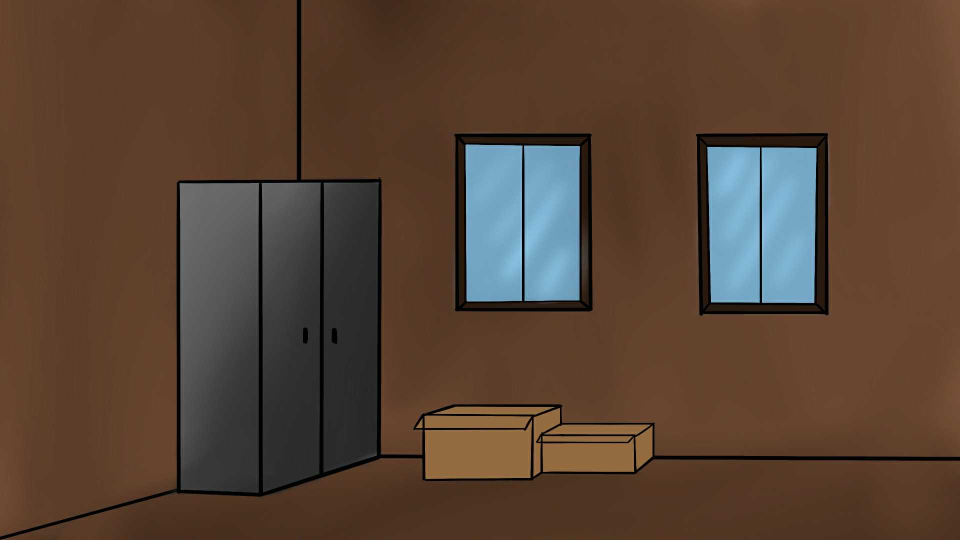
#> input picture Assets/Chapter2_bg.jpg, 1920 x 1080 px, given in place of tut_start_01.png, which was not available (shown at 1/2 size)
$ python gen_start_slides.py ../.. ../../stargBG.jpg
#> lines starting #> are read from the running program, lines starting #| are printed output that depends on the picture; after the words box and inside, x2 and y2 are one past the last pixel; in counts of white or black regions, pixels touching at a corner belong together; pictures that were not available may be replaced by others from this repository, and a replacement may not be noted
### Assets/MiniGame/TutorialAssembly/src/mouse_art.py
# เมาส์มีสาย มองจากด้านบนเฉียง (ตัวเทาอ่อน · ขอบล่างขวาสีครีม · ล้อเลื่อนเข้ม) — ใช้ร่วม gen_desk.py / gen_frame.py
# [Claude 10 ต.ค. 2569]
import math
from PIL import Image, ImageChops, ImageDraw

INK = (28, 20, 14, 255)
LINE = (96, 96, 104, 255)
SHELL = (200, 202, 208, 255)
SHELL_HI = (222, 224, 230, 255)
SKIRT = (240, 236, 224, 255)
WHEEL = (58, 58, 64, 255)


def make_mouse(length_px: int, angle_deg: float = -32.0, outline_px: float = 4.0):
    """คืน (ภาพ RGBA, จุดหัวเมาส์สำหรับต่อสาย (x,y) ในภาพ) · หัวเมาส์ชี้ไปทางซ้ายบน"""
    K = 4
    L = length_px * K
    Wd = int(L * 0.66)
    pad = int(L * 0.08)
    img = Image.new("RGBA", (L + pad * 2, Wd + pad * 2), (0, 0, 0, 0))
    d = ImageDraw.Draw(img)
    ow = max(1, int(outline_px * K))
    body = [pad, pad, pad + L, pad + Wd]
    # ฐาน/ขอบล่าง (สีครีม)
    d.ellipse(body, fill=SKIRT)
    # กระดองบน (เลื่อนขึ้นซ้าย เหลือขอบครีมด้านล่างขวา)
    top = Image.new("L", img.size, 0)
    ImageDraw.Draw(top).ellipse([pad - L * 0.02, pad - Wd * 0.04, pad + L * 0.94, pad + Wd * 0.8], fill=255)
    mask = Image.new("L", img.size, 0)
    ImageDraw.Draw(mask).ellipse(body, fill=255)
    top = ImageChops.multiply(top, mask)
    img.paste(Image.new("RGBA", img.size, SHELL), (0, 0), top)
    d = ImageDraw.Draw(img)
    lines = Image.new("RGBA", img.size, (0, 0, 0, 0))
    d = ImageDraw.Draw(lines)
    # ไฮไลต์บนกระดอง
    d.arc([pad + L * 0.12, pad + Wd * 0.08, pad + L * 0.8, pad + Wd * 0.62], 200, 265, fill=SHELL_HI, width=ow * 2)
    # เส้นขอบกระดอง (เส้นแบ่งกับขอบครีม)
    d.arc([pad - L * 0.02, pad - Wd * 0.04, pad + L * 0.94, pad + Wd * 0.8], 345, 165, fill=LINE, width=max(1, ow * 3 // 4))
    # ปุ่มซ้าย/ขวา: เส้นกลาง + เส้นโค้งท้ายปุ่ม
    cy = pad + Wd * 0.38
    d.line([pad + L * 0.02, cy, pad + L * 0.42, cy], fill=LINE, width=max(1, ow * 3 // 4))
    d.arc([pad - L * 0.2, pad - Wd * 0.22, pad + L * 0.5, pad + Wd * 0.98], 300, 52, fill=LINE, width=max(1, ow * 3 // 4))
    # ล้อเลื่อน
    wx, wy, ww, wh = pad + L * 0.17, cy, L * 0.13, Wd * 0.16
    d.ellipse([wx - ww / 2, wy - wh / 2, wx + ww / 2, wy + wh / 2], fill=WHEEL)
    d.ellipse([wx - ww * 0.28, wy - wh * 0.28, wx + ww * 0.3, wy + wh * 0.24], fill=(150, 150, 156, 255))
    inner = Image.new("L", img.size, 0)
    ImageDraw.Draw(inner).ellipse([pad + ow, pad + ow, pad + L - ow, pad + Wd - ow], fill=255)
    lines.putalpha(ImageChops.multiply(lines.getchannel("A"), inner))
    img.alpha_composite(lines)
    d = ImageDraw.Draw(img)
    # เส้นขอบนอก
    d.ellipse(body, outline=INK, width=ow)
    # หมุน: หัวเมาส์ (ซ้าย) ชี้ขึ้นซ้าย
    tip = (pad + ow, pad + Wd / 2)
    cxy = (img.width / 2, img.height / 2)
    img = img.rotate(angle_deg, expand=True, resample=Image.BICUBIC)
    a = math.radians(angle_deg)
    dx, dy = tip[0] - cxy[0], tip[1] - cxy[1]
    # rotate() หมุนทวนเข็มบนภาพ (แกน y ชี้ลง)
    rx = dx * math.cos(a) + dy * math.sin(a)
    ry = -dx * math.sin(a) + dy * math.cos(a)
    tip2 = (img.width / 2 + rx, img.height / 2 + ry)
    img = img.resize((img.width // K, img.height // K), Image.LANCZOS)
    return img, (tip2[0] / K, tip2[1] / K)


# [9 lines left out: function bezier, not called in this run]

### Assets/Tutorial/src/gen_start_slides.py
# สไลด์สอนเล่นตอนเริ่มเกม (BASIC_START) ชุดใหม่ — ใช้ภาพฉากจริงในเกม (บ้าน · หน้าบ้าน · ร้าน) · [Claude 10 ต.ค. 2569]
# ผลลัพธ์: tut_new_01…04.png (ไฟล์ใหม่ ไม่ทับ tut_start_0x เดิม)
# ใช้: python3 gen_start_slides.py <โฟลเดอร์ภาพแคป cap_home/cap_village/cap_shop.png> <โฟลเดอร์ Assets/Tutorial/BasicStart>
# กรอบ (กระดาษ + แถบหัว) ยกมาจากสไลด์เดิม · ข้อความอยู่ใน Captions ของ Resources/tutorial1.tres (ไม่ฝังในรูป)
import math, os, sys
from PIL import Image, ImageDraw, ImageFilter
sys.path.insert(0, os.path.join(os.path.dirname(os.path.abspath(__file__)), "../../MiniGame/TutorialAssembly/src"))
from mouse_art import make_mouse  # noqa: E402

CAP, OUT = sys.argv[1], sys.argv[2]
INK = (44, 24, 16, 255)
CREAM = (245, 230, 200, 255)
ORANGE = (240, 150, 60, 255)
YELLOW = (255, 214, 80, 255)
W, H = 1152, 648


def frame():
    base = Image.open(os.path.join(OUT, "tut_start_01.png")).convert("RGBA")  # ใช้กรอบจากสไลด์เดิม (ไม่เขียนทับไฟล์เดิม · เป็น LFS)
    d = ImageDraw.Draw(base)
    d.rectangle([40, 128, 1112, 608], fill=CREAM)
    return base


def shot(name, box, crop=None):
    im = Image.open(os.path.join(CAP, name)).convert("RGBA")
    if crop:
        im = im.crop(crop)
    im = im.resize((box[2] - box[0], box[3] - box[1]), Image.LANCZOS)
    return im


def paste_shot(base, im, at):
    x, y = at
    sh = Image.new("RGBA", base.size, (0, 0, 0, 0))
    ImageDraw.Draw(sh).rounded_rectangle([x + 6, y + 8, x + im.width + 6, y + im.height + 8], 14, fill=(0, 0, 0, 90))
    base.alpha_composite(sh.filter(ImageFilter.GaussianBlur(6)))
    mask = Image.new("L", im.size, 0)
    ImageDraw.Draw(mask).rounded_rectangle([0, 0, im.width - 1, im.height - 1], 12, fill=255)
    base.paste(im, (x, y), mask)
    ImageDraw.Draw(base).rounded_rectangle([x, y, x + im.width, y + im.height], 12, outline=INK, width=5)


def ring(d, c, r, col=YELLOW, w=6):
    for k, a in [(0, 255), (14, 150), (28, 70)]:
        d.ellipse([c[0] - r - k, c[1] - r - k, c[0] + r + k, c[1] + r + k], outline=col[:3] + (a,), width=w)


def cursor(base, tip, scale=1.6):
    pts = [(0, 0), (0, 34), (9, 26), (15, 40), (21, 37), (15, 24), (27, 24)]
    pts = [(tip[0] + x * scale, tip[1] + y * scale) for x, y in pts]
    d = ImageDraw.Draw(base)
    d.polygon([(x + 3, y + 4) for x, y in pts], fill=(0, 0, 0, 80))
    d.polygon(pts, fill=(255, 255, 255, 255), outline=INK)
    d.line(pts + [pts[0]], fill=INK, width=4, joint="curve")


def arrow(d, a, b, col=ORANGE):
    d.line([a, b], fill=INK, width=18)
    d.line([a, b], fill=col, width=10)
    ang = math.atan2(b[1] - a[1], b[0] - a[0])
    p = [b, (b[0] - 34 * math.cos(ang - 0.5), b[1] - 34 * math.sin(ang - 0.5)), (b[0] - 34 * math.cos(ang + 0.5), b[1] - 34 * math.sin(ang + 0.5))]
    d.polygon(p, fill=col, outline=INK)
    d.line(p + [p[0]], fill=INK, width=4)


def dashed_box(d, box, col=ORANGE, w=6, dash=16):
    x0, y0, x1, y1 = box
    for (ax, ay, bx, by) in [(x0, y0, x1, y0), (x1, y0, x1, y1), (x1, y1, x0, y1), (x0, y1, x0, y0)]:
        n = int(max(abs(bx - ax), abs(by - ay)) // dash)
        for i in range(0, n, 2):
            t0, t1 = i / n, min((i + 1) / n, 1)
            d.line([(ax + (bx - ax) * t0, ay + (by - ay) * t0), (ax + (bx - ax) * t1, ay + (by - ay) * t1)], fill=col, width=w)


def badge(d, c, n):
    d.ellipse([c[0] - 24, c[1] - 24, c[0] + 24, c[1] + 24], fill=ORANGE, outline=INK, width=4)
    from PIL import ImageFont
    f = ImageFont.truetype(FONT, 30)
    tw = d.textlength(str(n), font=f)
    d.text((c[0] - tw / 2, c[1] - 20), str(n), font=f, fill=(255, 255, 255, 255))


FONT = os.path.join(os.path.dirname(os.path.abspath(__file__)), "../../Fonts/Sarabun-Regular.ttf")

# ---- 1 คลิกโต้ตอบ (ในบ้าน · ยาย)
b = frame()
m, _ = make_mouse(150, -20.0, 5)
#> in make_mouse, `img = Image.new("RGBA", (L + pad * 2, Wd + pad * 2), (0, 0, 0, 0))`: img: PIL image 696x492 RGBA; every value is 0
#> in make_mouse, `top = Image.new("L", img.size, 0)`: top: PIL image 696x492 L; every value is 0
#> in make_mouse, `ImageDraw.Draw(top).ellipse([pad - L * 0.02, pad - Wd * 0.04, pad + L ..`:
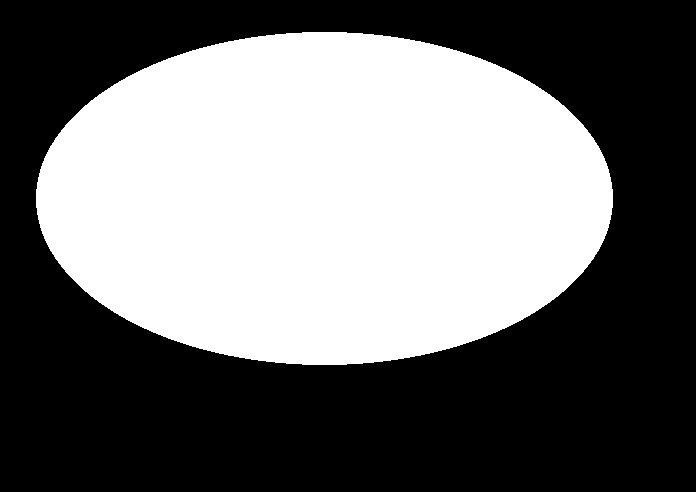
#> top: PIL image 696x492 L; 44% white; 1 white region, box (x1, y1, x2, y2) and area: (36, 32, 613, 365) 150841
#> in make_mouse, `ImageDraw.Draw(mask).ellipse(body, fill=255)`: mask: PIL image 696x492 L; 54.7% white; 1 black region, box (x1, y1, x2, y2) and area: (0, 0, 696, 492) 155147
#> in make_mouse, `top = ImageChops.multiply(top, mask)`: top: PIL image 696x492 L; 40.6% white; 1 white region, box (x1, y1, x2, y2) and area: (48, 48, 613, 365) 138905
#> in make_mouse, `ImageDraw.Draw(inner).ellipse([pad + ow, pad + ow, pad + L - ow, pad +..`: inner: PIL image 696x492 L; 45.9% white; 1 white region, box (x1, y1, x2, y2) and area: (68, 68, 629, 425) 157249
#> in make_mouse, `img = img.resize((img.width // K, img.height // K), Image.LANCZOS)`:
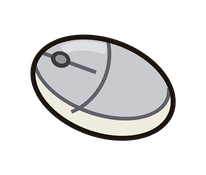
#> img: PIL image 206x175 RGBA; mean R, G, B, A 54.7, 54.4, 54.7, 82.6; transparent parts drawn white
b.alpha_composite(m, (70, 270))
d = ImageDraw.Draw(b)
for ang in (-60, -20, 20):
    a = math.radians(ang)
    d.line([(150 + 70 * math.cos(a) - 30, 260 + 70 * math.sin(a)), (150 + 100 * math.cos(a) - 30, 260 + 100 * math.sin(a))], fill=ORANGE, width=8)
s = shot("cap_home.png", (0, 0, 780, 439))
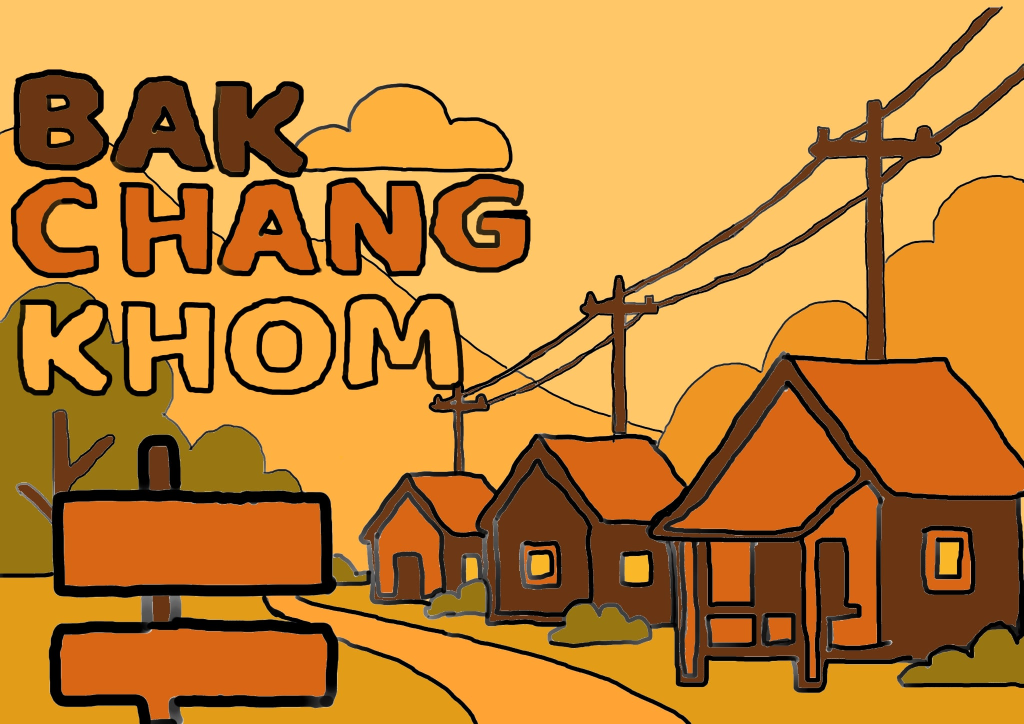
#> input picture Assets/stargBG.jpg, 2048 x 1448 px, given in place of cap_home.png, which was not available (shown at 1/2 size)
paste_shot(b, s, (300, 150))
#> in paste_shot, `sh = Image.new("RGBA", base.size, (0, 0, 0, 0))`: sh: PIL image 1920x1080 RGBA; every value is 0
#> in paste_shot, `mask = Image.new("L", im.size, 0)`: mask: PIL image 780x439 L; every value is 0
#> in paste_shot, `ImageDraw.Draw(mask).rounded_rectangle([0, 0, im.width - 1, im.height ..`: mask: PIL image 780x439 L; 100% white; 4 black regions, box (x1, y1, x2, y2) and area: (0, 0, 9, 9) 34, (771, 0, 780, 9) 34, (0, 430, 9, 439) 34, (771, 430, 780, 439) 34
d = ImageDraw.Draw(b)
gx, gy = 300 + int(545 * 780 / 1152), 150 + int(450 * 439 / 648)
ring(d, (gx, gy), 70)
cursor(b, (gx + 10, gy + 10))
b.convert("RGB").save(os.path.join(OUT, "tut_new_01.png"))

# ---- 2 เครื่องหมาย !
b = frame()
d = ImageDraw.Draw(b)
d.ellipse([70, 270, 270, 470], fill=(150, 85, 30, 255), outline=INK, width=12)   # เครื่องหมาย ! แบบในเกม
d.ellipse([92, 292, 248, 448], outline=(110, 60, 20, 255), width=4)
d.rounded_rectangle([156, 305, 184, 405], 12, fill=(255, 240, 210, 255), outline=INK, width=3)
d.ellipse([154, 414, 186, 446], fill=(255, 240, 210, 255), outline=INK, width=3)
s = shot("cap_village.png", (0, 0, 760, 428))
paste_shot(b, s, (340, 160))
#> call 2 of paste_shot, with at = (340, 160)
#> in paste_shot (call 2), `mask = Image.new("L", im.size, 0)`: mask: PIL image 760x428 L; every value is 0
#> in paste_shot (call 2), `ImageDraw.Draw(mask).rounded_rectangle([0, 0, im.width - 1, im.height ..`: mask: PIL image 760x428 L; 100% white; 4 black regions, box (x1, y1, x2, y2) and area: (0, 0, 9, 9) 34, (751, 0, 760, 9) 34, (0, 419, 9, 428) 34, (751, 419, 760, 428) 34
#> in paste_shot (call 2), `base.paste(im, (x, y), mask)`:
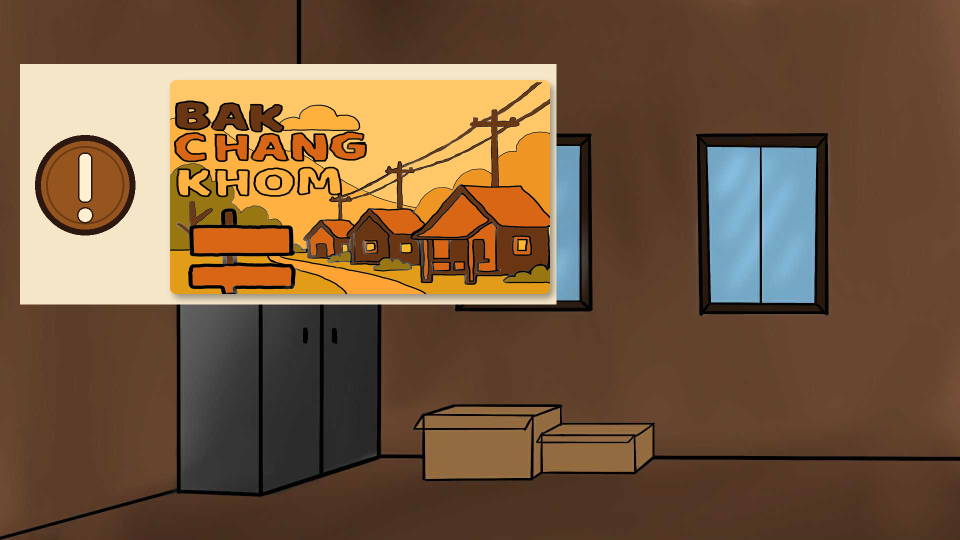
#> base: PIL image 1920x1080 RGBA (shown at 1/2 size); mean R, G, B, A 117.6, 88.6, 61.2, 255
d = ImageDraw.Draw(b)
arrow(d, (282, 375), (380, 375))
#> in arrow, `ang = math.atan2(b[1] - a[1], b[0] - a[0])`: ang = 0
#> in arrow, `p = [b, (b[0] - 34 * math.cos(ang - 0.5), b[1] - 34 * math.sin(ang - 0..`: p = [(380, 375), (350.2, 391.3), (350.2, 358.7)]
ex, ey = 340 + int(884 * 760 / 1152), 160 + int(360 * 428 / 648)
ring(d, (ex, ey), 34)
cursor(b, (ex + 8, ey + 14))
b.convert("RGB").save(os.path.join(OUT, "tut_new_02.png"))

# ---- 3 แถบบน: วัน/เวลา/เงิน (ซ้าย) · เควสต์ (ขวา)
b = frame()
s = shot("cap_home.png", (0, 0, 800, 450))
#> call 3 of shot, with name = 'cap_home.png', box = (0, 0, 800, 450)
#> in shot (call 3), `im = im.resize((box[2] - box[0], box[3] - box[1]), Image.LANCZOS)`:
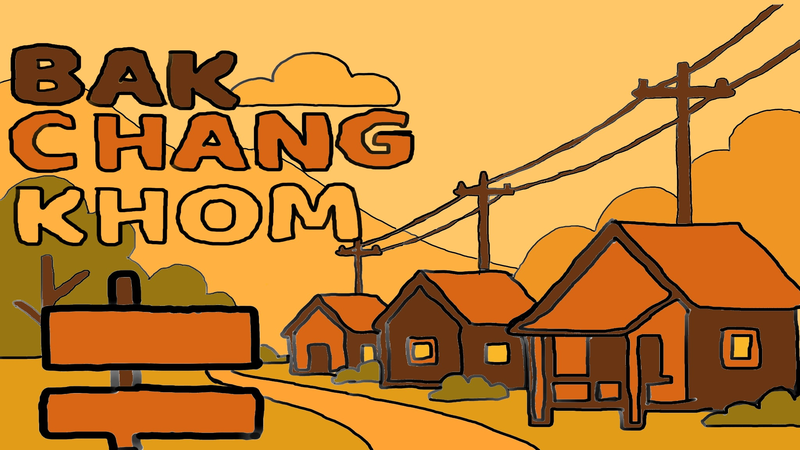
#> im: PIL image 800x450 RGBA; mean R, G, B, A 193.8, 131.7, 52.7, 255
paste_shot(b, s, (176, 145))
#> call 3 of paste_shot, with at = (176, 145)
#> in paste_shot (call 3), `ImageDraw.Draw(sh).rounded_rectangle([x + 6, y + 8, x + im.width + 6, ..`:
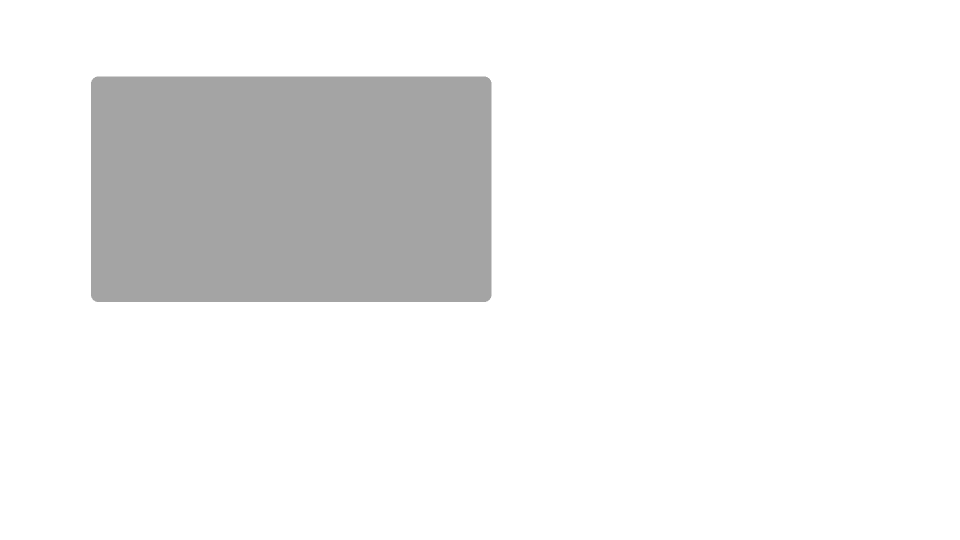
#> sh: PIL image 1920x1080 RGBA (shown at 1/2 size); mean R, G, B, A 0, 0, 0, 15.7; transparent parts drawn white
#> in paste_shot (call 3), `mask = Image.new("L", im.size, 0)`: mask: PIL image 800x450 L; every value is 0
#> in paste_shot (call 3), `ImageDraw.Draw(mask).rounded_rectangle([0, 0, im.width - 1, im.height ..`: mask: PIL image 800x450 L; 100% white; 4 black regions, box (x1, y1, x2, y2) and area: (0, 0, 9, 9) 34, (791, 0, 800, 9) 34, (0, 441, 9, 450) 34, (791, 441, 800, 450) 34
d = ImageDraw.Draw(b)
k = 800 / 1152
X0, Y0 = 176, 145
dashed_box(d, [X0, Y0, X0 + 250 * k, Y0 + 52 * k])
dashed_box(d, [X0 + 828 * k, Y0, X0 + 1152 * k - 4, Y0 + 40 * k])
badge(d, (X0 + 125 * k, Y0 + 52 * k + 36), 1)
badge(d, (X0 + 990 * k, Y0 + 40 * k + 36), 2)
# ไอคอนช่วงเวลา (ซ้าย) · ปุ่มซ่อน (ขวา)
for i, col in enumerate([(255, 210, 80, 255), (240, 150, 60, 255), (120, 100, 200, 255)]):
    c = (100, 260 + i * 90)
    d.ellipse([c[0] - 24, c[1] - 24, c[0] + 24, c[1] + 24], fill=col, outline=INK, width=3)
b.convert("RGB").save(os.path.join(OUT, "tut_new_03.png"))
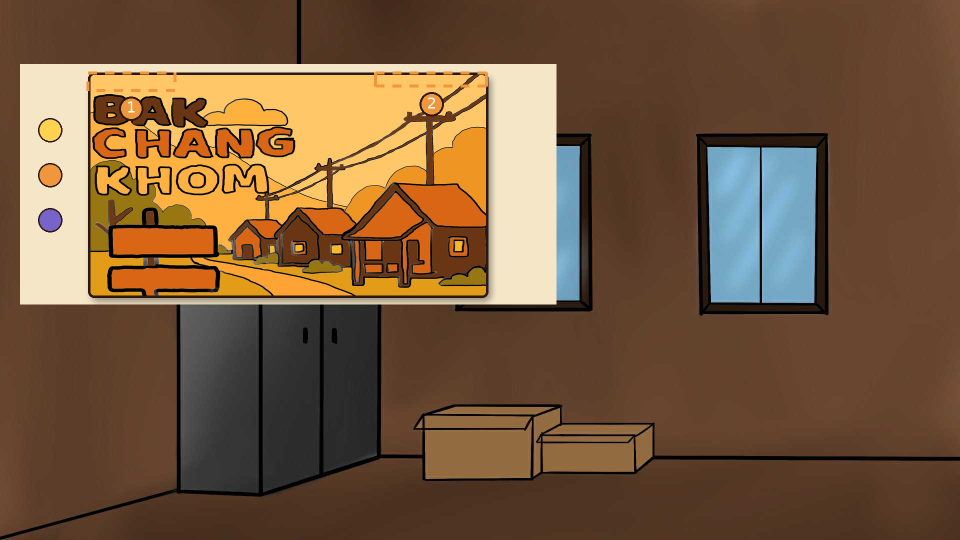
#> saved as tut_new_03.png: PIL image 1920x1080 RGB (shown at 1/2 size); mean R, G, B 117.4, 88, 60.5

# ---- 4 กระดานงานในร้าน + ปุ่มย่อ
b = frame()
s = shot("cap_shop.png", (0, 0, 800, 450))
#> (the run stopped early here; a loop or call above may not have finished)
